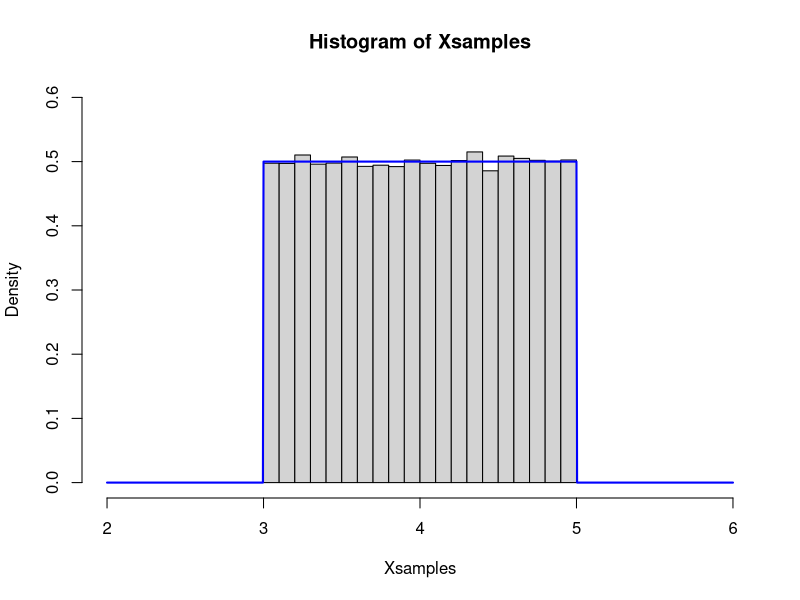

Source code (R):
## ---- chunk 1
n <- 1e5
Usamples <- runif(n)
Xsamples <- 2 * Usamples + 3
hist(Xsamples, probability = TRUE, xlim = c(2, 6), ylim = c(0, 0.6))
curve(dunif(x, 3, 5), add = TRUE, n = 1001, lwd = 2, col = "blue")
